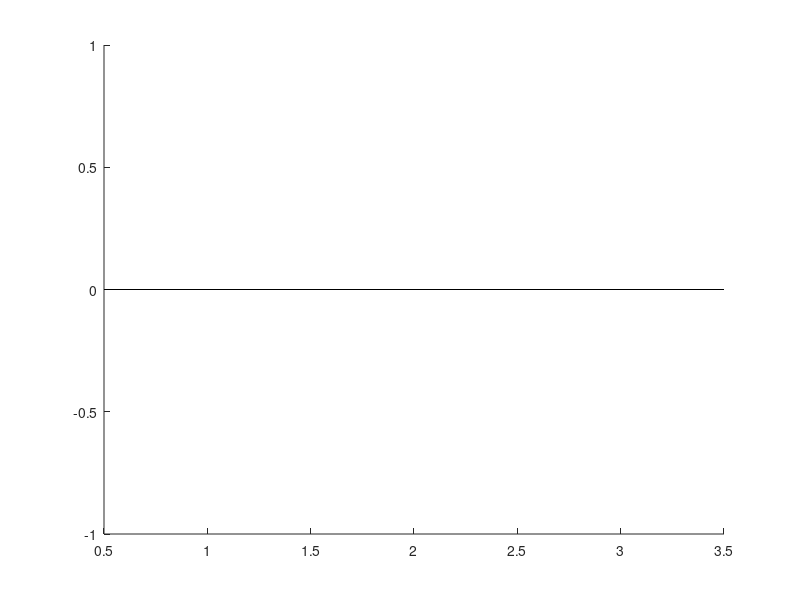

Source code (MATLAB):
% Clear all previous data
clc, clear all, close all;


%% Display results of each method
verbose = 0;


%% Load Source & Target images



mean_R_og = 0;
mean_G_og = 0;
mean_B_og = 0;

var_R_og = 0;
var_G_og = 0;
var_B_og = 0;

mean_R_HS = 0;
mean_G_HS = 0;
mean_B_HS = 0;

var_R_HS = 0;
var_G_HS = 0;
var_B_HS = 0;

mean_R_MM = 0;
mean_G_MM = 0;
mean_B_MM = 0;

var_R_MM = 0;
var_G_MM = 0;
var_B_MM = 0;

mean_R_RH = 0;
mean_G_RH = 0;
mean_B_RH = 0;

var_R_RH = 0;
var_G_RH = 0;
var_B_RH = 0;

mean_R_SM = 0;
mean_G_SM = 0;
mean_B_SM = 0;

var_R_SM = 0;
var_G_SM = 0;
var_B_SM = 0;

sdirectory = 'nuclei';
tifffiles = dir([sdirectory '/*.tif']);

for k = 1:length(tifffiles)
    disp('Top of loop');
    disp(k);
    disp(tifffiles(k).name);
    disp(length(tifffiles));
    
    filename = [sdirectory '/' tifffiles(k).name];
    SourceImage = imread(filename);
    
    RSource = SourceImage(:, :, 1);
    GSource = SourceImage(:, :, 2);
    BSource = SourceImage(:, :, 3);
    
    mean_R_og= mean_R_og + mean(RSource(:));
    mean_G_og= mean_G_og + mean(GSource(:)); 
    mean_B_og= mean_B_og + mean(BSource(:));
    
    var_R_og = var_R_og+var(double(RSource(:))); 
    var_G_og = var_G_og+var(double(GSource(:))); 
    var_B_og = var_B_og+var(double(BSource(:)));
    
end

var_R_og = var_R_og/length(tifffiles);
var_G_og = var_G_og/length(tifffiles); 
var_B_og = var_B_og/length(tifffiles);

% std_val = sqrt(var)
mean_R_og = mean_R_og/length(tifffiles);
mean_G_og = mean_G_og/length(tifffiles);
mean_B_og = mean_B_og/length(tifffiles);


%% HS

sdirectory = 'nuclei/output/NormHS';
tifffiles = dir([sdirectory '/*.tif']);

for k = 1:length(tifffiles)
    disp('Top of loop');
    disp(k);
    disp(tifffiles(k).name);
    disp(length(tifffiles));
    
    filename = [sdirectory '/' tifffiles(k).name];
    SourceImage = imread(filename);
    
    RSource = SourceImage(:, :, 1);
    GSource = SourceImage(:, :, 2);
    BSource = SourceImage(:, :, 3);
    
    mean_R_HS= mean_R_HS + mean(RSource(:));
    mean_G_HS= mean_G_HS + mean(GSource(:)); 
    mean_B_HS= mean_B_HS + mean(BSource(:));
    
    var_R_HS = var_R_HS+var(double(RSource(:))); 
    var_G_HS = var_G_HS+var(double(GSource(:))); 
    var_B_HS = var_B_HS+var(double(BSource(:)));
    
end

var_R_HS = var_R_HS/length(tifffiles);
var_G_HS = var_G_HS/length(tifffiles); 
var_B_HS = var_B_HS/length(tifffiles);

% std_val = sqrt(var)
mean_R_HS = mean_R_HS/length(tifffiles);
mean_G_HS = mean_G_HS/length(tifffiles);
mean_B_HS = mean_B_HS/length(tifffiles);

%% MM

sdirectory = 'nuclei/output/NormMM';
tifffiles = dir([sdirectory '/*.tif']);

for k = 1:length(tifffiles)
    disp('Top of loop');
    disp(k);
    disp(tifffiles(k).name);
    disp(length(tifffiles));
    
    filename = [sdirectory '/' tifffiles(k).name];
    SourceImage = imread(filename);
    
    RSource = SourceImage(:, :, 1);
    GSource = SourceImage(:, :, 2);
    BSource = SourceImage(:, :, 3);
    
    mean_R_MM= mean_R_MM + mean(RSource(:));
    mean_G_MM= mean_G_MM + mean(GSource(:)); 
    mean_B_MM= mean_B_MM + mean(BSource(:));
    
    var_R_MM = var_R_MM+var(double(RSource(:))); 
    var_G_MM = var_G_MM+var(double(GSource(:))); 
    var_B_MM = var_B_MM+var(double(BSource(:)));
    
end

var_R_MM = var_R_MM/length(tifffiles);
var_G_MM = var_G_MM/length(tifffiles); 
var_B_MM = var_B_MM/length(tifffiles);

% std_val = sqrt(var)
mean_R_MM = mean_R_MM/length(tifffiles);
mean_G_MM = mean_G_MM/length(tifffiles);
mean_B_MM = mean_B_MM/length(tifffiles);

%% RH

sdirectory = 'nuclei/output/NormRH';
tifffiles = dir([sdirectory '/*.tif']);

for k = 1:length(tifffiles)
    disp('Top of loop');
    disp(k);
    disp(tifffiles(k).name);
    disp(length(tifffiles));
    
    filename = [sdirectory '/' tifffiles(k).name];
    SourceImage = imread(filename);
    
    RSource = SourceImage(:, :, 1);
    GSource = SourceImage(:, :, 2);
    BSource = SourceImage(:, :, 3);
    
    mean_R_RH= mean_R_RH + mean(RSource(:));
    mean_G_RH= mean_G_RH + mean(GSource(:)); 
    mean_B_RH= mean_B_RH + mean(BSource(:));
    
    var_R_RH = var_R_RH+var(double(RSource(:))); 
    var_G_RH = var_G_RH+var(double(GSource(:))); 
    var_B_RH = var_B_RH+var(double(BSource(:)));
    
end

var_R_RH = var_R_RH/length(tifffiles);
var_G_RH = var_G_RH/length(tifffiles); 
var_B_RH = var_B_RH/length(tifffiles);

% std_val = sqrt(var)
mean_R_RH = mean_R_RH/length(tifffiles);
mean_G_RH = mean_G_RH/length(tifffiles);
mean_B_RH = mean_B_RH/length(tifffiles);

%% SM

sdirectory = 'nuclei/output/NormSM';
tifffiles = dir([sdirectory '/*.tif']);

for k = 1:length(tifffiles)
    disp('Top of loop');
    disp(k);
    disp(tifffiles(k).name);
    disp(length(tifffiles));
    
    filename = [sdirectory '/' tifffiles(k).name];
    SourceImage = imread(filename);
    
    RSource = SourceImage(:, :, 1);
    GSource = SourceImage(:, :, 2);
    BSource = SourceImage(:, :, 3);
    
    mean_R_SM= mean_R_SM + mean(RSource(:));
    mean_G_SM= mean_G_SM + mean(GSource(:)); 
    mean_B_SM= mean_B_SM + mean(BSource(:));
    
    var_R_SM = var_R_SM+var(double(RSource(:))); 
    var_G_SM = var_G_SM+var(double(GSource(:))); 
    var_B_SM = var_B_SM+var(double(BSource(:)));
    
end

var_R_SM = var_R_SM/length(tifffiles);
var_G_SM = var_G_SM/length(tifffiles); 
var_B_SM = var_B_SM/length(tifffiles);

% std_val = sqrt(var)
mean_R_SM = mean_R_SM/length(tifffiles);
mean_G_SM = mean_G_SM/length(tifffiles);
mean_B_SM = mean_B_SM/length(tifffiles);


comp_mean = [mean_R_og mean_R_HS mean_R_RH mean_R_MM mean_R_SM;
            mean_G_og mean_G_HS mean_G_RH mean_G_MM mean_G_SM;
            mean_B_og mean_B_HS mean_B_RH mean_B_MM mean_B_SM]

comp_var = [var_R_og var_R_HS var_R_RH var_R_MM var_R_SM;
            var_G_og var_G_HS var_G_RH var_G_MM var_G_SM;
            var_B_og var_B_HS var_B_RH var_B_MM var_B_SM];   
        
comp_std = sqrt(comp_var)

figure;
hold on
bar(1:3,comp_mean)

for i = 1:3
    j = 1:5; 
    x = -0.5 + i + 1/6 * j; 
    errorbar(x,comp_mean(i,j),comp_std(i,j),'.')
end



